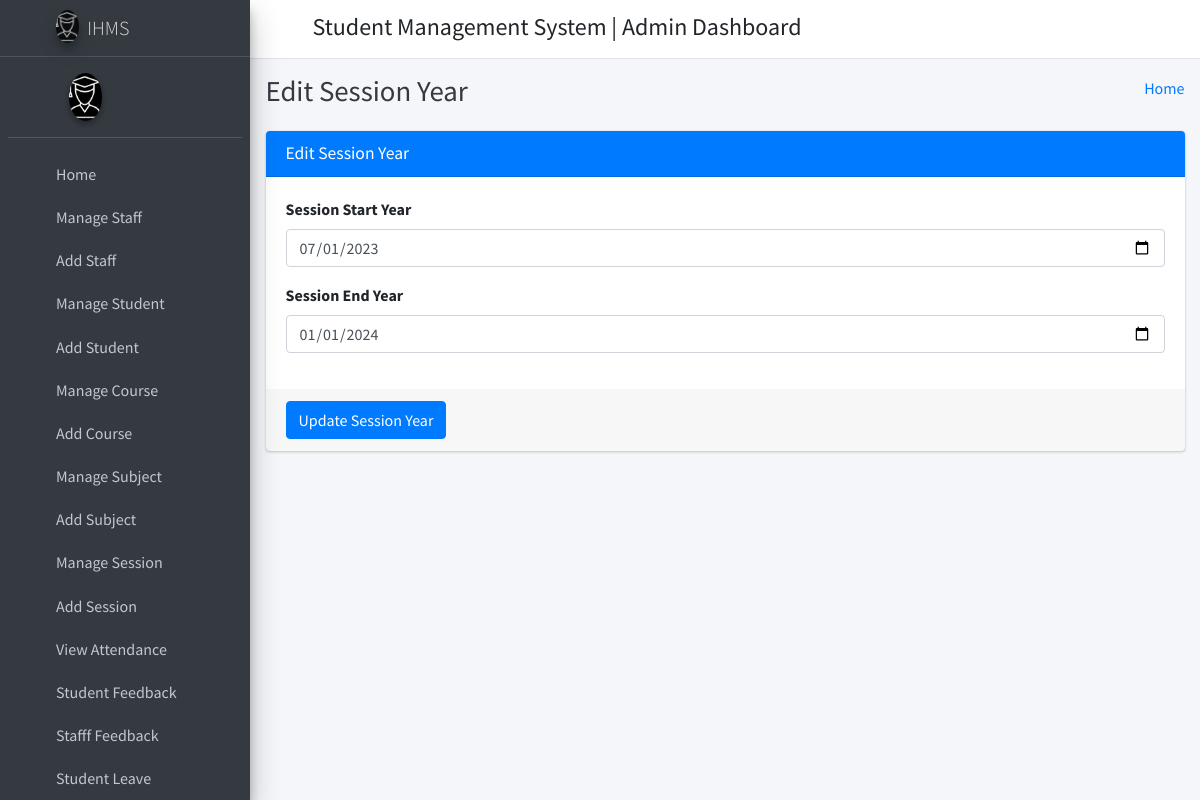
Screenshot of /edit_session/1 with the database file from the repository.
### cms/models.py (models this page shows)
class SessionYearModel(models.Model):
    id = models.AutoField(primary_key=True)
    session_start_year = models.DateField()
    session_end_year = models.DateField()
    objects = models.Manager()

### cms/HodViews.py (the view)
# urls.py: path('edit_session/<session_id>', HodViews.edit_session, name="edit_session"),
def edit_session(request, session_id):
    session_year = SessionYearModel.objects.get(id=session_id)
    context = {
        "session_year": session_year
    }
    return render(request, "cms/hod_template/edit_session_template.html", context)

### cms/templates/cms/hod_template/edit_session_template.html (shortened to what this page needs)
{% extends 'cms/hod_template/base_template.html' %}
{% block page_title %}
    Edit Session Year
{% endblock page_title %}
{% block main_content %}
{% load static %}
<section class="content">
        <div class="container-fluid">
            <div class="row">
                <div class="col-md-12">
                    <div class="card card-primary">
                    <div class="card-header">
                        <h3 class="card-title">Edit Session Year</h3>
                    </div>
                    <form role="form" method="POST" action="{% url 'cms:edit_session_save' %}">
                        <div class="card-body">
                            <div class="form-group">
                                <label>Session Start Year </label>
                                <input type="date" class="form-control" name="session_start_year" value="{{ session_year.session_start_year|date:'Y-m-d' }}">
                            </div>
                            <div class="form-group">
                                <label>Session End Year </label>
                                <input type="date" class="form-control" name="session_end_year" value="{{ session_year.session_end_year|date:'Y-m-d' }}">
                            </div>
                        </div>
                        <div class="card-footer">
                        <button type="submit" class="btn btn-primary">Update Session Year</button>
                        </div>
                    </form>
                    </div>
                </div>
            </div>
        </div>
      </section>
  {% endblock main_content %}

### rows the page displays
SessionYearModel: session_start_year "07/01/2023", session_end_year "01/01/2024"
